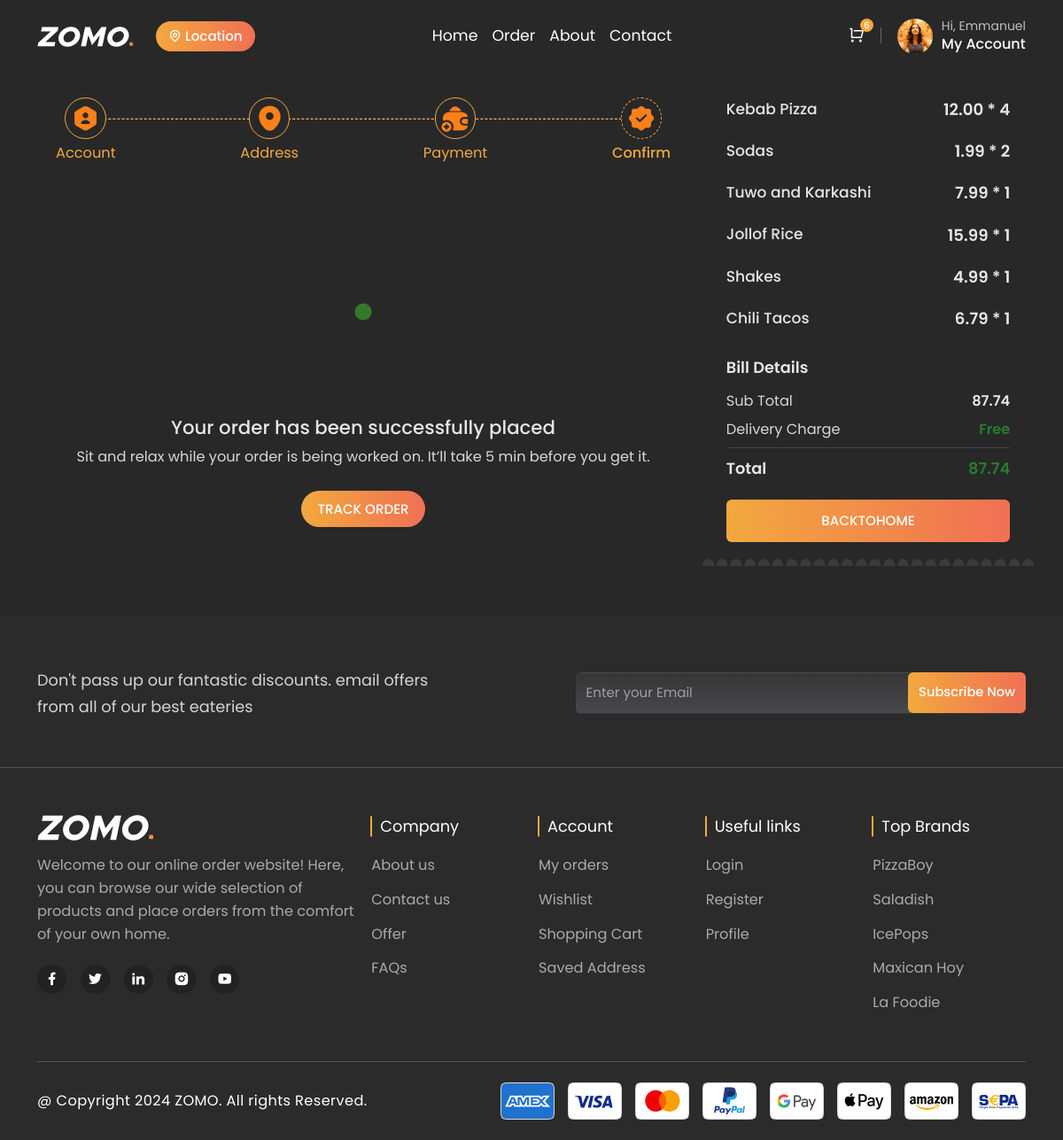
The page /confirm-order/ (signed in) on the database as committed earlier.
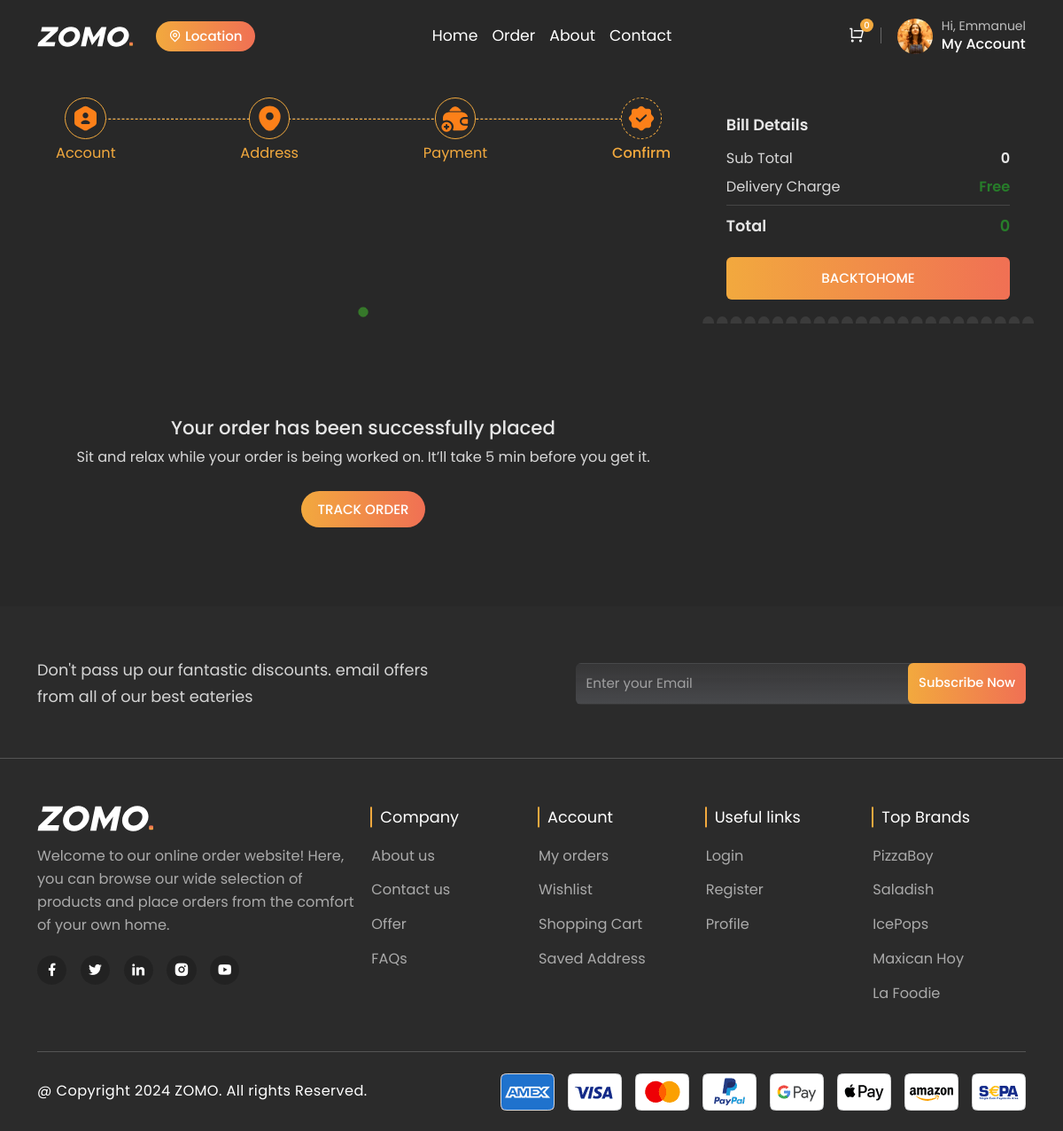
The same page on the database as committed later.
### customer/models.py (models this page shows, shortened)
class Cart(models.Model):
    user = models.OneToOneField(settings.AUTH_USER_MODEL, on_delete=models.CASCADE, null=True, blank=True)
    created_at = models.DateTimeField(auto_now_add=True)
    updated_at = models.DateTimeField(auto_now=True)  # Automatically updates to current time when object is saved
    STATUS_CHOICES = (
        ('active', 'Active'),
        ('completed', 'Completed'),
        ('cancelled', 'Cancelled'),
    )
    status = models.CharField(max_length=10, choices=STATUS_CHOICES, default='active')
    def total_price(self):
        return sum(item.total_price() for item in self.cart_items.all())

class CartItem(models.Model):
    cart = models.ForeignKey(Cart, related_name='cart_items', on_delete=models.CASCADE, null=True, blank=True)
    menu_item = models.ForeignKey(MenuItem, on_delete=models.CASCADE, null=True, blank=True)
    quantity = models.PositiveIntegerField(default=0)
    price = models.DecimalField(max_digits=10, decimal_places=2, default=0)  # Assuming price is a decimal
    def total_price(self):
        return self.quantity * self.price  # Use the stored price instead of the menu item's current price

### restaurant/models.py (models this page shows, shortened)
class MenuItem(models.Model):
    restaurant = models.ForeignKey(Restaurant, on_delete=models.CASCADE, related_name='menu_items', null=True, blank=True)
    menu = models.ForeignKey(Menu, on_delete=models.CASCADE, related_name='menu_items', null=True, blank=True)
    name = models.CharField(max_length=100)
    description = models.TextField()
    price = models.DecimalField(max_digits=6, decimal_places=2)
    image = models.ImageField(upload_to='menu_items/')
    is_available = models.BooleanField(default=True)
    category = models.ForeignKey('Category', on_delete=models.SET_NULL, null=True, related_name='menu_items')
    menu_item_id = models.AutoField(primary_key=True)
    preparation_time = models.IntegerField(default=30)

### customer/views.py (the view)
# urls.py: path('confirm-order/', views.confirm_order, name='confirm-order'),
@login_required
def confirm_order(request):
    return render(request, 'customer/confirm-order.html', context=cart_content(request))

### customer/views.py (called while the page is built)
def cart_content(request):
    context = {}
    if request.user.is_authenticated:
        cart, created = Cart.objects.get_or_create(user=request.user)
        cart_items = cart.cart_items.all()
        total_price = cart.total_price()
        context = {'cart_items': cart_items, 'total_price': total_price}
    return context

### customer/templates/customer/confirm-order.html (shortened to what the changed rows need)
    {%extends "customer/base.html"%}
    {%load static%}
    {%block content%}
    <br>
    <br>
    <br>
    <section class="account-section section-b-space pt-0">
        <div class="container">
            <div class="layout-sec">
                <div class="row g-lg-4 g-4">
                    <div class="col-lg-4">
                        <div class="order-summery-section sticky-top">
                            <div class="checkout-detail">
                                <ul>
                                                    {%for item in cart_items%}
                                                        <div class="horizontal-product-box">
                                                            <div class="product-content">
                                                                <div
                                                                    class="d-flex align-items-center justify-content-between">
                                                                    <h5>{{item.menu_item.name}}</h5>
                                                                    <h6 class="product-price">{{item.price}} * {{item.quantity}}</h6>
                                                                </div>
                                                            </div>
                                                        </div>
                                                    {%endfor%}
                                                    </ul>
                                                <div class="sub-total">
                                                    <h6 class="content-color fw-normal">Sub Total</h6>
                                                    <h6 class="fw-semibold">{{total_price}}</h6>
                                                </div>
                                                <div class="grand-total">
                                                    <h6 class="fw-semibold dark-text">Total</h6>
                                                    <h6 class="fw-semibold amount">{{total_price}}</h6>
                                                </div>
                            </div>
                        </div>
                    </div>
                </div>
            </div>
        </div>
    </section>
{%endblock%}

### customer/templates/customer/base.html (shortened to what the changed rows need)
{% load static %}
<!DOCTYPE html>
<html lang="en">
    <head>
        <link rel="stylesheet" type="text/css" id="rtl-link" href="{% static 'customer/assets/css/vendors/bootstrap.css' %}">
        <link rel="stylesheet" type="text/css" href="{% static 'customer/assets/css/vendors/swiper-bundle.min.css' %}">
        <link rel="stylesheet" type="text/css" href="{% static 'customer/assets/css/fancybox.css' %}">
        <link rel="stylesheet" type="text/css" href="{% static 'customer/assets/css/vendors/remixicon.css' %}">
        <link rel="stylesheet" id="change-link" type="text/css" href="{% static 'customer/assets/css/style.css' %}">
    </head>
    <body class="position-relative white-bg dark">
    <header>
        <div class="container">
            <nav class="navbar navbar-expand-lg p-0">
                <div class="nav-option order-md-2">
                    <div class="dropdown-button">
                        <div class="cart-button">
                            <span>{{cart_items.count}}</span>
                            <i class="ri-shopping-cart-line text-white cart-bag"></i>
                        </div>
                    </div>
                </div>
            </nav>
        </div>
    </header>
        {% block content %}
        {% endblock %}
</body>
</html>

Rows that differ between the two databases and show on the page:
removed CartItem: menu_item.name "Kebab Pizza", price "12.00", quantity "4"
removed CartItem: menu_item.name "Sodas", price "1.99", quantity "2"
removed CartItem: menu_item.name "Tuwo and Karkashi", price "7.99", quantity "1"
removed CartItem: menu_item.name "Jollof Rice", price "15.99", quantity "1"
removed CartItem: menu_item.name "Shakes", price "4.99", quantity "1"
removed CartItem: menu_item.name "Chili Tacos", price "6.79", quantity "1"
computed for Cart: count "6" → "0"
Other text that changed with them:
{{ total_price }}: "87.74" → "0"
